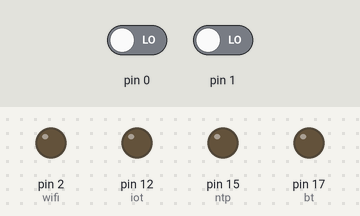
The sketch below on a simulated Arduino Uno, built with avr-gcc and run on an emulated ATmega328P. On the bench: output pins drawn as LEDs (lit = HIGH). The test bench sets the inputs (shaded band); at power-on: pin 0 LOW, pin 1 LOW.

Above: at 0.5 s.
At 1.5 s:
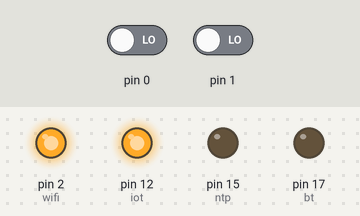
At 2.5 s:
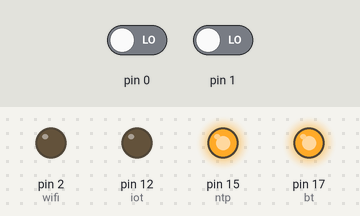
At 3.5 s:
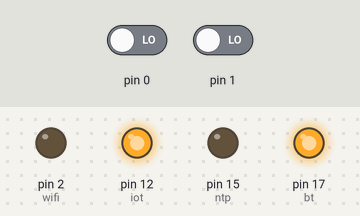
At 4.5 s:
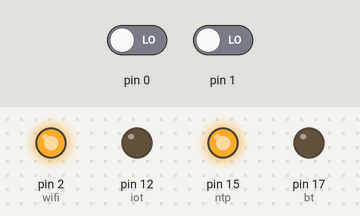
At 5.5 s:
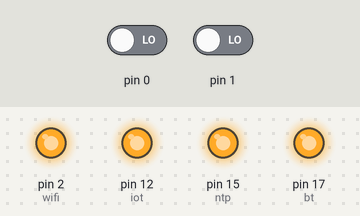
Timing chart, 0 to 7.8 s (numbered marks = the images above):
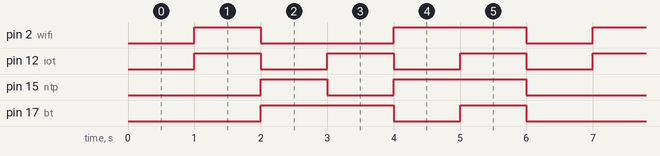

Measured:
- by itself, pin 2 (wifi): repeats every 6.0 s: LOW 2.0 s, HIGH 2.0 s, LOW 1.0 s, HIGH 1.0 s
- by itself, pin 12 (iot): alternates HIGH for 1.0 s and LOW for 1.0 s
- by itself, pin 15 (ntp): repeats every 6.0 s: LOW 1.0 s, HIGH 2.0 s, LOW 2.0 s, HIGH 1.0 s
- by itself, pin 17 (bt): repeats every 6.0 s: LOW 1.0 s, HIGH 1.0 s, LOW 2.0 s, HIGH 2.0 s

The sketch:

sketch_jan12a.ino
```cpp
int bt = 17;
int wifi = 2;
int ntp = 15;
int iot = 12;
int sw1 = 16;
int sw2 = 14;

void setup() {
  pinMode(bt, OUTPUT);
  pinMode(wifi, OUTPUT);
  pinMode(ntp, OUTPUT);
  pinMode(iot, OUTPUT);
  pinMode(sw1, INPUT_PULLUP);
  pinMode(sw2, INPUT_PULLUP);

  sw1 = HIGH;
  sw2 = LOW;
}

void loop() {
  Stop();
  delay(1000);
  forward();
  delay(1000);
  backward();
  delay(1000);
  Right();
  delay(1000);
  Left();
  delay(1000);
  Stopped();
  delay(1000);
  if (digitalRead(sw1) == LOW) {
    forward();
  } else {
    Stopped();
  }
  if (digitalRead(sw2) == LOW) {
    backward();
  } else {
    Stopped();
  }
}

void Stop() {
  digitalWrite(bt, LOW);
  digitalWrite(wifi, LOW);
  digitalWrite(ntp, LOW);
  digitalWrite(iot, LOW);
}
void forward() {
  digitalWrite(bt, LOW);
  digitalWrite(wifi, HIGH);
  digitalWrite(ntp, LOW);
  digitalWrite(iot, HIGH);
}

void backward() {
  digitalWrite(bt, HIGH);
  digitalWrite(wifi, LOW);
  digitalWrite(ntp, HIGH);
  digitalWrite(iot, LOW);
}

void Right() {
  digitalWrite(bt, HIGH);
  digitalWrite(wifi, LOW);
  digitalWrite(ntp, LOW);
  digitalWrite(iot, HIGH);

}

void Left() {
  digitalWrite(bt, LOW);
  digitalWrite(wifi, HIGH);
  digitalWrite(ntp, HIGH);
  digitalWrite(iot, LOW);

}

void Stopped() {
  digitalWrite( bt, HIGH);
  digitalWrite(wifi, HIGH);
  digitalWrite(ntp, HIGH);
  digitalWrite(iot, HIGH);

}
```
